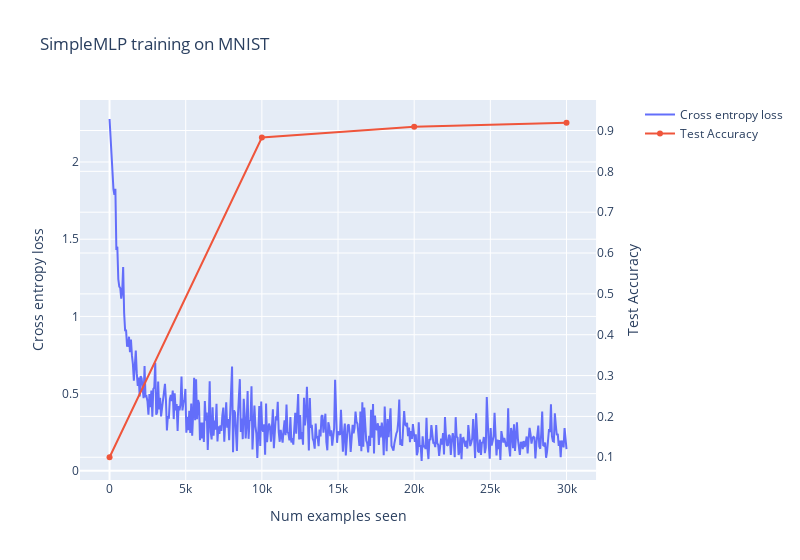

The notebook cell saved with this chart:
### Code cell
@dataclass
class SimpleMLPTrainingArgs:
    """
    Defining this class implicitly creates an __init__ method, which sets arguments as below, e.g. self.batch_size=64.
    Any of these fields can also be overridden when you create an instance, e.g. SimpleMLPTrainingArgs(batch_size=128).
    """

    batch_size: int = 64
    epochs: int = 3
    learning_rate: float = 1e-3


def train(args: SimpleMLPTrainingArgs) -> tuple[list[float], list[float], SimpleMLP]:
    """
    Trains & returns the model, using training parameters from the `args` object. Returns the model, and loss list.
    """
    model = SimpleMLP().to(device)

    mnist_trainset, mnist_testset = get_mnist()
    mnist_trainloader = DataLoader(mnist_trainset, batch_size=args.batch_size, shuffle=True)
    mnist_testloader = DataLoader(mnist_testset, batch_size=args.batch_size)

    optimizer = t.optim.Adam(model.parameters(), lr=args.learning_rate)
    loss_list = []
    accuracy_list = []

    for epoch in range(args.epochs):
        pbar = tqdm(mnist_trainloader)

        for imgs, labels in pbar:
            # Move data to device, perform forward pass
            imgs, labels = imgs.to(device), labels.to(device)
            logits = model(imgs)

            # Calculate loss, perform backward pass
            loss = F.cross_entropy(logits, labels)
            loss.backward()
            optimizer.step()
            optimizer.zero_grad()

            # Update logs & progress bar
            loss_list.append(loss.item())
            pbar.set_postfix(epoch=f"{epoch+1}/{args.epochs}", loss=f"{loss:.3f}")
        
        
        with t.inference_mode():
            correct = 0
            total = 0
            for imgs, labels in tqdm(mnist_testloader):
                imgs, labels = imgs.to(device), labels.to(device)
                
                
                logits = model(imgs)

                max = t.argmax(logits, 1)
                agreement = t.eq(max, labels).type(t.float)
                correct += t.count_nonzero(agreement).item()
                total += agreement.shape[0]
            
            accuracy_list.append(correct/total)

    return loss_list, accuracy_list, model


args = SimpleMLPTrainingArgs()
loss_list, accuracy_list, model = train(args)

line(
    y=[loss_list, [0.1] + accuracy_list],  # we start by assuming a uniform accuracy of 10%
    use_secondary_yaxis=True,
    x_max=args.epochs * len(mnist_trainset),
    labels={"x": "Num examples seen", "y1": "Cross entropy loss", "y2": "Test Accuracy"},
    title="SimpleMLP training on MNIST",
    width=800,
)

### Figure 1 — Plotly figure (JSON) as saved in the notebook; plotly's stock layout.template omitted (floating-point values rounded to 4 significant figures; data arrays with more than 128 entries replaced by an {"elided": "..."} marker saying what was removed)
{"data": [{"name": "Cross entropy loss", "type": "scatter", "x": {"elided": "471 float values"}, "xaxis": "x", "y": {"elided": "471 float values"}, "yaxis": "y"}, {"name": "Test Accuracy", "type": "scatter", "x": [0, 10000, 20000, 30000], "xaxis": "x", "y": [0.1, 0.883, 0.909, 0.919], "yaxis": "y2"}], "layout": {"hovermode": "x unified", "title": {"text": "SimpleMLP training on MNIST"}, "width": 800, "xaxis": {"anchor": "y", "domain": [0, 0.94], "title": {"text": "Num examples seen"}}, "yaxis": {"anchor": "x", "domain": [0, 1], "title": {"text": "Cross entropy loss"}}, "yaxis2": {"anchor": "x", "overlaying": "y", "side": "right", "title": {"text": "Test Accuracy"}}}}
